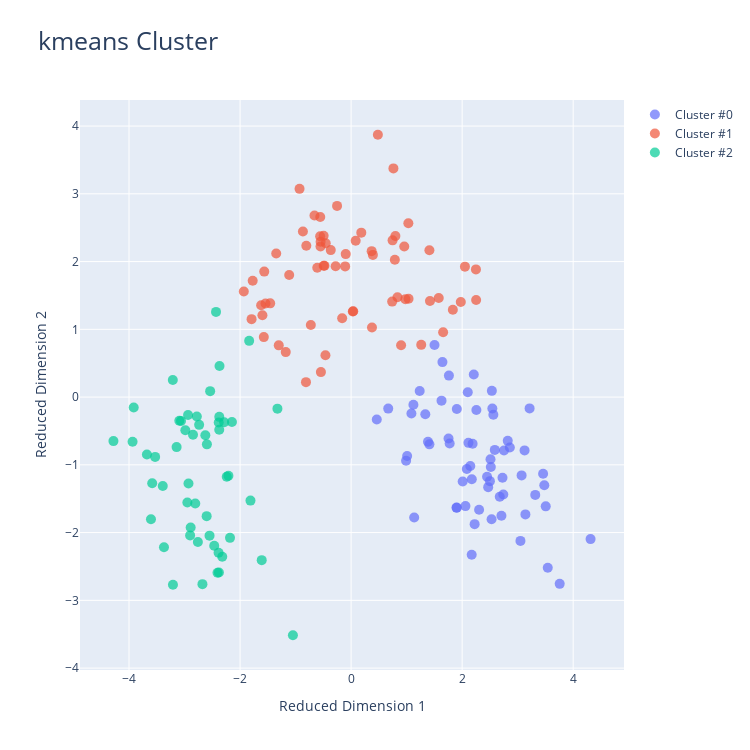

Source (notebook cell):
### Markdown cell above
## Using Plotly

### Code cell
dd.cluster(df, target=target, viz_backend="plotly")
